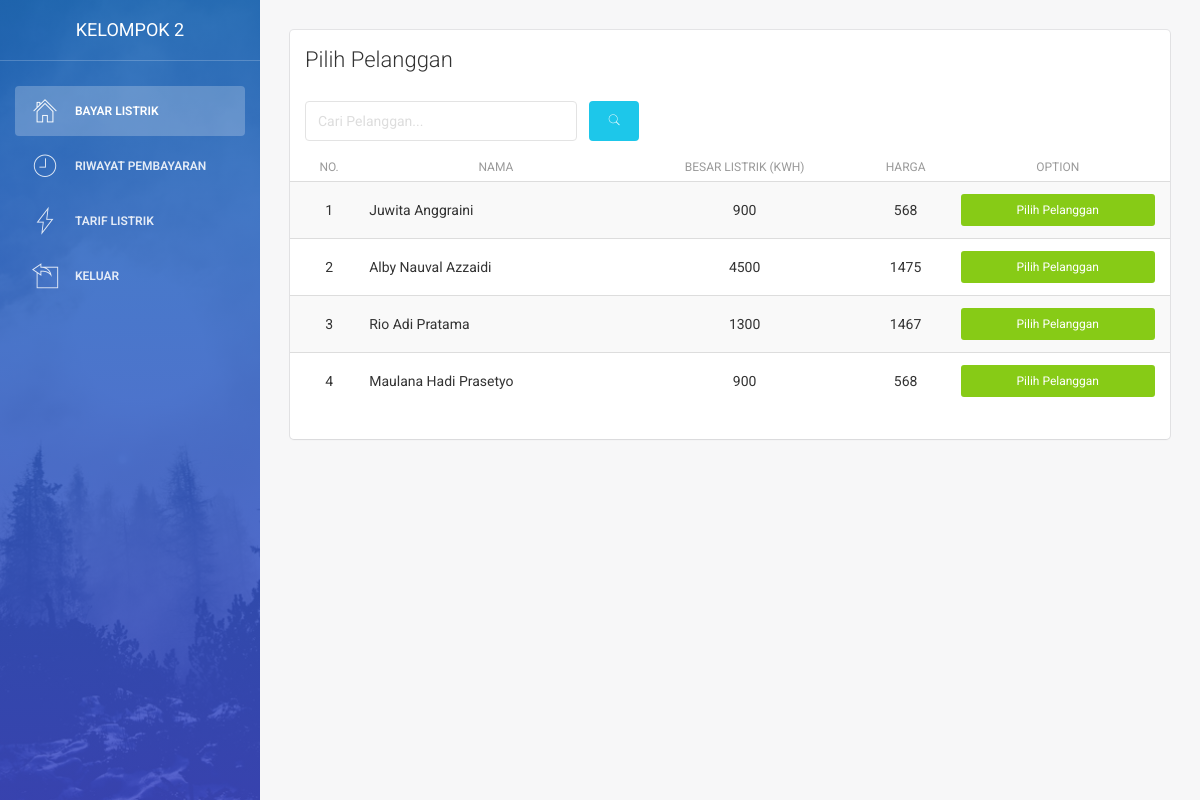
The app's page /index.php/bayar with its own data.
### tables this page shows
CREATE TABLE `pelanggan` (
  `id` int(11) NOT NULL,
  `kode_pelanggan` varchar(25) NOT NULL,
  `nama` varchar(255) NOT NULL,
  `alamat` text NOT NULL,
  `telepon` bigint(15) NOT NULL,
  `gender` tinyint(1) NOT NULL DEFAULT 1 COMMENT '0=cewek,1=cowok',
  `daya` int(20) NOT NULL
);

CREATE TABLE `daya` (
  `id` int(11) NOT NULL,
  `kd_daya` varchar(255) NOT NULL,
  `daya` int(30) NOT NULL,
  `gol_tarif` int(30) NOT NULL
);

### application/controllers/bayar.php (called while the page is built, shortened)
<?php
 class bayar extends CI_Controller
 {
 	public function __construct()
 	{
 		$this->load->model('model_bayar');
 		$this->load->model('model_pelanggan');
 	}
 	public function index(){
 		$data = array
	 		('title'		  => 'Bayar Listrik',
 			'data_pelanggan' => $this->model_pelanggan->get_all(),
	 		);
 		$this->load->view('petugas/Bayar/pilih_pelanggan', $data);
 	}
 	}
  ?>

### index.php (called while the page is built, shortened)
<?php
require_once BASEPATH.'core/CodeIgniter.php';

### application/models/Model_pelanggan.php (called while the page is built, shortened)
<?php
class Model_pelanggan extends CI_model
{
	public function get_all(){
		$query = $this->db->select('pelanggan.*,daya.daya,daya.gol_tarif,daya.id AS daya_id')
				->from('pelanggan')
				->order_by('id','DESC')
				->join('daya','pelanggan.daya = daya.id')
				->get();
		return $query->result();
	}
}
 ?>

### application/views/petugas/Bayar/pilih_pelanggan.php (the view, shortened to what this page needs)
<!DOCTYPE html>
<html lang="en">
<head>
    <link href="<?php echo base_url('assets/css/bootstrap.min.css" rel="stylesheet') ?>" />
    <link href="<?php echo base_url('assets/css/animate.min.css" rel="stylesheet') ?>"/>
    <link href="<?php echo base_url('assets/css/light-bootstrap-dashboard.css?v=1.4.0') ?>" rel="stylesheet"/>
    <link href="<?php echo base_url('assets/css/demo.css" rel="stylesheet') ?>" />
    <link href="http://maxcdn.bootstrapcdn.com/font-awesome/4.2.0/css/font-awesome.min.css" rel="stylesheet">
    <link href="<?php echo base_url('assets/css/pe-icon-7-stroke.css" rel="stylesheet') ?>" />
</head>
<body>
<div class="wrapper">
    <div class="sidebar" data-color="blue" data-image="<?php echo base_url('assets/img/sidebar-5.jpg') ?>">
    	<div class="sidebar-wrapper">
            <div class="logo">
                <a href="#" class="simple-text">
                    Kelompok 2
                </a>
            </div>
            <ul class="nav">
                <li class="active">
                    <a href="<?php echo base_url() ?>index.php/bayar/">
                        <i class="pe-7s-home"></i>
                        <p>Bayar Listrik</p>
                    </a>
                </li>
                <li>
                    <a href="<?php echo base_url() ?>index.php/riwayat_pembayaran/">
                        <i class="pe-7s-clock "></i>
                        <p>Riwayat Pembayaran</p>
                    </a>
                </li>
                <li>
                    <a href="<?php echo base_url() ?>index.php/listrik_1/">
                        <i class="pe-7s-gleam"></i>
                        <p>Tarif listrik </p>
                    </a>
                </li>
                <li>
                <li>
                    <a href="<?php echo base_url() ?>index.php/Login/">
                        <i class="pe-7s-back-2"></i>
                        <p>Keluar</p>
                    </a>
                </li>
            </ul>
    	</div>
    </div>
    <div class="main-panel">
        <div class="content">
            <div class="container-fluid">
                <div class="row">
                    <div class="col-md-12">
                        <div class="card">
                            <div class="header">
                                <h4 class="title">Pilih Pelanggan</h4><br>
                            </div>
                                    <?php echo form_open('bayar/cari') ?>
                                    <form action="" class="form-inline" method="post">
                                        <div class="col-md-4">
                                        <input type="text" name="carian" placeholder="Cari Pelanggan..." class="form-control">
                                        </div>
                                        <div class="col-md-4">
                                        <button type="submit" name="cari" value="cari" class="btn btn-md btn-fill btn-info" title="Cari"><span class="pe-7s-search"></span></button></div>
                                    </form>
                                    <?php echo form_close() ?>
                            <div class="content table-responsive table-full-width">
                                <table class="table table-hover table-striped">
                                    <thead>
                                        <th><center>No.</center></th>
                                        <th><center>Nama</center></th>
                                        <th><center>Besar Listrik (Kwh)</center></th>
                                        <th><center>Harga</center></th>
                                        <th><center>Option</center></th>
                                    </thead>
                                    <tbody>
                                            <?php
                                            $no = 1;
                                            foreach ($data_pelanggan as $k) {
                                                ?>
                                        <tr>
                                            <td><center><?php echo $no++; ?></center></td>
                                            <td><?php echo $k->nama ?></td>
                                            <td><center><?php echo $k->daya ?></center></td>
                                            <td><center><?php echo $k->gol_tarif ?></center></td>
                                            <td>
                                                <a href="<?php echo base_url()?>index.php/bayar/pilih_pelanggan/<?php echo $k->id ?>" class="btn btn-sm btn-fill btn-success btn-block">Pilih Pelanggan</a></td>
                                        </tr>
                                         <?php } ?>
                                    </tbody>
                                </table>
                            </div>
                        </div>
                    </div>
                </div>
            </div>
        </div>
    </div>
</div>
</body>
</html>

### records on screen
pelanggan: nama "Juwita Anggraini", daya.daya "900", daya.gol_tarif "568"
pelanggan: nama "Alby Nauval Azzaidi", daya.daya "4500", daya.gol_tarif "1475"
pelanggan: nama "Rio Adi Pratama", daya.daya "1300", daya.gol_tarif "1467"
pelanggan: nama "Maulana Hadi Prasetyo", daya.daya "900", daya.gol_tarif "568"
